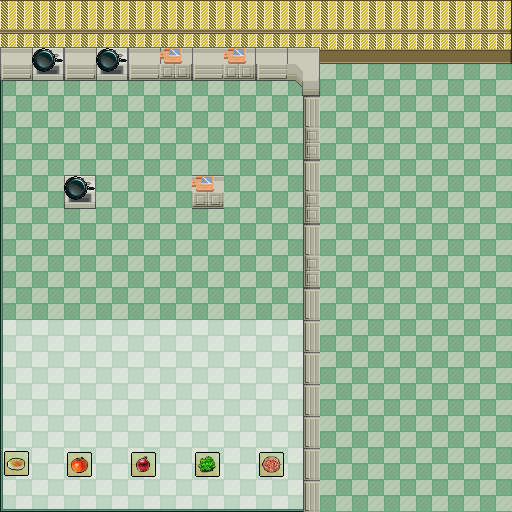

Tiled map render using the project's own tile images. Description and the whole map definition, tile-layer contents included, below:
An orthogonal 16x16 tile map with 32x32 px tiles, 4 tile layers (Tile Layer 1, Walls, Counters, Countertop).

<map version="1.9" tiledversion="1.9.2" orientation="orthogonal" renderorder="right-down" width="16" height="16" tilewidth="32" tileheight="32" infinite="0" nextlayerid="6" nextobjectid="1">
 <tileset firstgid="1" source="kitchen.tsx" />
 <layer id="1" name="Tile Layer 1" width="16" height="16">
  <data encoding="csv">
0,0,0,0,0,0,0,0,0,0,0,0,0,0,0,0,
0,0,0,0,0,0,0,0,0,0,0,0,0,0,0,0,
12,13,13,13,13,13,13,13,13,13,13,13,13,13,13,13,
12,13,13,13,13,13,13,13,13,13,13,13,13,13,13,13,
12,13,13,13,13,13,13,13,13,13,13,13,13,13,13,13,
12,13,13,13,13,13,13,13,13,13,13,13,13,13,13,13,
12,13,13,13,13,13,13,13,13,13,13,13,13,13,13,13,
12,13,13,13,13,13,13,13,13,13,13,13,13,13,13,13,
12,13,13,13,13,13,13,13,13,13,13,13,13,13,13,13,
12,13,13,13,13,13,13,13,13,13,13,13,13,13,13,13,
33,34,34,34,34,34,34,34,34,35,13,13,13,13,13,13,
33,34,34,34,34,34,34,34,34,35,13,13,13,13,13,13,
33,34,34,34,34,34,34,34,34,35,13,13,13,13,13,13,
33,34,34,34,34,34,34,34,34,35,13,13,13,13,13,13,
33,34,34,34,34,34,34,34,34,35,13,13,13,13,13,13,
40,41,41,41,41,41,41,41,41,42,13,13,13,13,13,13
</data>
 </layer>
 <layer id="3" name="Walls" width="16" height="16">
  <data encoding="csv">
48,48,48,48,48,48,48,48,48,48,48,48,48,48,48,49,
55,55,55,55,55,55,55,55,55,55,55,55,55,55,55,56,
0,0,0,0,0,0,0,0,0,0,0,0,0,0,0,0,
0,0,0,0,0,0,0,0,0,0,0,0,0,0,0,0,
0,0,0,0,0,0,0,0,0,0,0,0,0,0,0,0,
0,0,0,0,0,0,0,0,0,0,0,0,0,0,0,0,
0,0,0,0,0,0,0,0,0,0,0,0,0,0,0,0,
0,0,0,0,0,0,0,0,0,0,0,0,0,0,0,0,
0,0,0,0,0,0,0,0,0,0,0,0,0,0,0,0,
0,0,0,0,0,0,0,0,0,0,0,0,0,0,0,0,
0,0,0,0,0,0,0,0,0,0,0,0,0,0,0,0,
0,0,0,0,0,0,0,0,0,0,0,0,0,0,0,0,
0,0,0,0,0,0,0,0,0,0,0,0,0,0,0,0,
0,0,0,0,0,0,0,0,0,0,0,0,0,0,0,0,
0,0,0,0,0,0,0,0,0,0,0,0,0,0,0,0,
0,0,0,0,0,0,0,0,0,0,0,0,0,0,0,0
</data>
 </layer>
 <layer id="4" name="Counters" width="16" height="16">
  <data encoding="csv">
0,0,0,0,0,0,0,0,0,0,0,0,0,0,0,0,
1,18,1,18,1,1,1,15,15,15,0,0,0,0,0,0,
8,25,8,25,8,22,8,22,8,2684354582,0,0,0,0,0,0,
0,0,0,0,0,0,0,0,0,2684354568,0,0,0,0,0,0,
0,0,0,0,0,0,0,0,0,2684354582,0,0,0,0,0,0,
0,0,18,0,0,0,31,0,0,2684354568,0,0,0,0,0,0,
0,0,25,0,0,0,38,0,0,2684354582,0,0,0,0,0,0,
0,0,0,0,0,0,0,0,0,2684354568,0,0,0,0,0,0,
0,0,0,0,0,0,0,0,0,2684354582,0,0,0,0,0,0,
0,0,0,0,0,0,0,0,0,2684354568,0,0,0,0,0,0,
0,0,0,0,0,0,0,0,0,2684354568,0,0,0,0,0,0,
0,0,0,0,0,0,0,0,0,2684354568,0,0,0,0,0,0,
0,0,0,0,0,0,0,0,0,2684354568,0,0,0,0,0,0,
0,0,0,0,0,0,0,0,0,2684354568,0,0,0,0,0,0,
39,0,43,0,50,0,44,0,51,2684354568,0,0,0,0,0,0,
0,0,0,0,0,0,0,0,0,2684354568,0,0,0,0,0,0
</data>
 </layer>
 <layer id="5" name="Countertop" width="16" height="16">
  <data encoding="csv">
0,0,0,0,0,0,0,0,0,0,0,0,0,0,0,0,
0,0,0,0,0,45,0,45,0,17,0,0,0,0,0,0,
0,0,0,0,0,0,0,0,0,24,0,0,0,0,0,0,
0,0,0,0,0,0,0,0,0,0,0,0,0,0,0,0,
0,0,0,0,0,0,0,0,0,0,0,0,0,0,0,0,
0,0,0,0,0,0,45,0,0,0,0,0,0,0,0,0,
0,0,0,0,0,0,0,0,0,0,0,0,0,0,0,0,
0,0,0,0,0,0,0,0,0,0,0,0,0,0,0,0,
0,0,0,0,0,0,0,0,0,0,0,0,0,0,0,0,
0,0,0,0,0,0,0,0,0,0,0,0,0,0,0,0,
0,0,0,0,0,0,0,0,0,0,0,0,0,0,0,0,
0,0,0,0,0,0,0,0,0,0,0,0,0,0,0,0,
0,0,0,0,0,0,0,0,0,0,0,0,0,0,0,0,
0,0,0,0,0,0,0,0,0,0,0,0,0,0,0,0,
0,0,0,0,0,0,0,0,0,0,0,0,0,0,0,0,
0,0,0,0,0,0,0,0,0,0,0,0,0,0,0,0
</data>
 </layer>
</map>